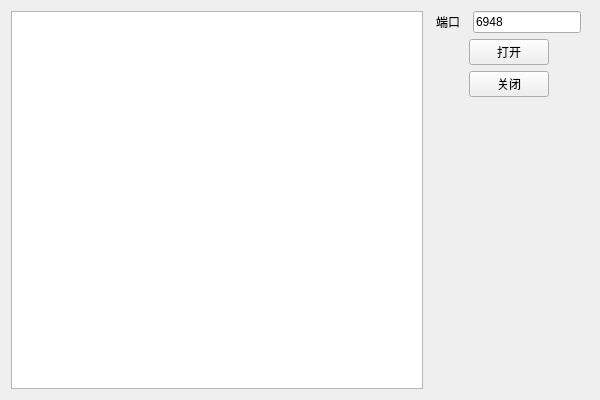
<?xml version="1.0" encoding="UTF-8"?>
<ui version="4.0">
 <class>Widget</class>
 <widget class="QWidget" name="Widget">
  <property name="geometry">
   <rect>
    <x>0</x>
    <y>0</y>
    <width>600</width>
    <height>400</height>
   </rect>
  </property>
  <property name="windowTitle">
   <string>EasyTcp - Server</string>
  </property>
  <layout class="QHBoxLayout" name="horizontalLayout_4">
   <item>
    <widget class="QTextEdit" name="txtedtMsg">
     <property name="readOnly">
      <bool>true</bool>
     </property>
    </widget>
   </item>
   <item>
    <layout class="QVBoxLayout" name="verticalLayout">
     <item>
      <layout class="QHBoxLayout" name="horizontalLayout">
       <item>
        <widget class="QLabel" name="label_2">
         <property name="sizePolicy">
          <sizepolicy hsizetype="Fixed" vsizetype="Preferred">
           <horstretch>0</horstretch>
           <verstretch>0</verstretch>
          </sizepolicy>
         </property>
         <property name="text">
          <string>端口</string>
         </property>
        </widget>
       </item>
       <item>
        <widget class="QLineEdit" name="ledtPort">
         <property name="sizePolicy">
          <sizepolicy hsizetype="Fixed" vsizetype="Fixed">
           <horstretch>0</horstretch>
           <verstretch>0</verstretch>
          </sizepolicy>
         </property>
         <property name="text">
          <string>6948</string>
         </property>
        </widget>
       </item>
      </layout>
     </item>
     <item>
      <layout class="QHBoxLayout" name="horizontalLayout_2">
       <item>
        <spacer name="horizontalSpacer_3">
         <property name="orientation">
          <enum>Qt::Horizontal</enum>
         </property>
         <property name="sizeType">
          <enum>QSizePolicy::Fixed</enum>
         </property>
         <property name="sizeHint" stdset="0">
          <size>
           <width>40</width>
           <height>20</height>
          </size>
         </property>
        </spacer>
       </item>
       <item>
        <widget class="QPushButton" name="btnOpen">
         <property name="sizePolicy">
          <sizepolicy hsizetype="Fixed" vsizetype="Fixed">
           <horstretch>0</horstretch>
           <verstretch>0</verstretch>
          </sizepolicy>
         </property>
         <property name="text">
          <string>打开</string>
         </property>
        </widget>
       </item>
       <item>
        <spacer name="horizontalSpacer_4">
         <property name="orientation">
          <enum>Qt::Horizontal</enum>
         </property>
         <property name="sizeType">
          <enum>QSizePolicy::Fixed</enum>
         </property>
         <property name="sizeHint" stdset="0">
          <size>
           <width>40</width>
           <height>20</height>
          </size>
         </property>
        </spacer>
       </item>
      </layout>
     </item>
     <item>
      <layout class="QHBoxLayout" name="horizontalLayout_3">
       <item>
        <spacer name="horizontalSpacer">
         <property name="orientation">
          <enum>Qt::Horizontal</enum>
         </property>
         <property name="sizeType">
          <enum>QSizePolicy::Fixed</enum>
         </property>
         <property name="sizeHint" stdset="0">
          <size>
           <width>40</width>
           <height>20</height>
          </size>
         </property>
        </spacer>
       </item>
       <item>
        <widget class="QPushButton" name="btnClose">
         <property name="sizePolicy">
          <sizepolicy hsizetype="Fixed" vsizetype="Fixed">
           <horstretch>0</horstretch>
           <verstretch>0</verstretch>
          </sizepolicy>
         </property>
         <property name="text">
          <string>关闭</string>
         </property>
        </widget>
       </item>
       <item>
        <spacer name="horizontalSpacer_2">
         <property name="orientation">
          <enum>Qt::Horizontal</enum>
         </property>
         <property name="sizeType">
          <enum>QSizePolicy::Fixed</enum>
         </property>
         <property name="sizeHint" stdset="0">
          <size>
           <width>40</width>
           <height>20</height>
          </size>
         </property>
        </spacer>
       </item>
      </layout>
     </item>
     <item>
      <spacer name="verticalSpacer">
       <property name="orientation">
        <enum>Qt::Vertical</enum>
       </property>
       <property name="sizeHint" stdset="0">
        <size>
         <width>20</width>
         <height>40</height>
        </size>
       </property>
      </spacer>
     </item>
    </layout>
   </item>
  </layout>
 </widget>
 <layoutdefault spacing="6" margin="11"/>
 <resources/>
 <connections/>
</ui>
